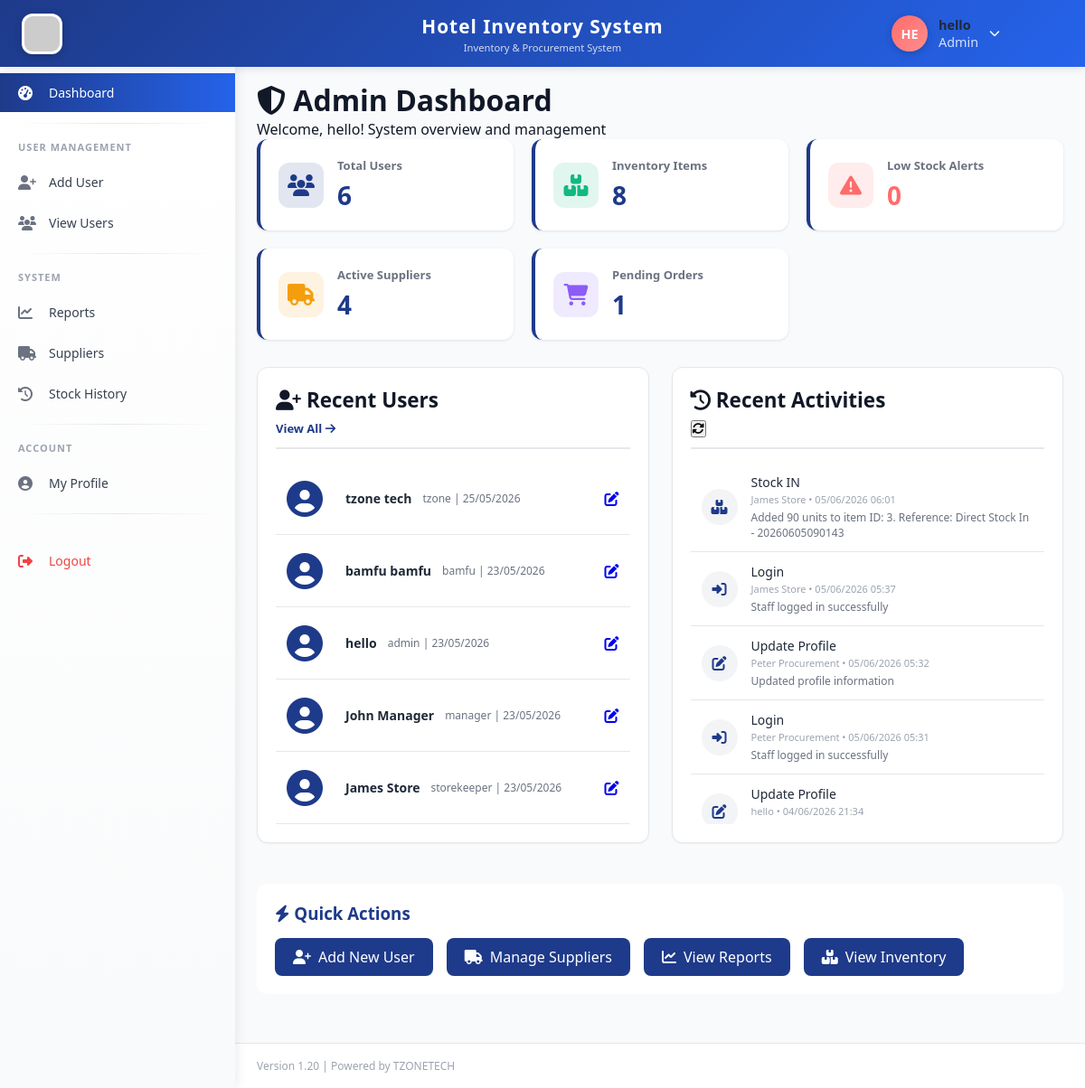
Page /admin/dashboard.php (signed in) on the committed database.
### tables this page shows
CREATE TABLE `users` (
  `id` int(11) NOT NULL,
  `fullname` varchar(100) NOT NULL,
  `username` varchar(50) NOT NULL,
  `password` varchar(255) NOT NULL,
  `email` varchar(100) NOT NULL,
  `phone` varchar(20) DEFAULT NULL,
  `role_id` int(11) NOT NULL,
  `status` enum('active','inactive') DEFAULT 'active',
  `created_at` timestamp NOT NULL DEFAULT current_timestamp(),
  `phone_verified` tinyint(4) DEFAULT 0,
  `reset_token` varchar(100) DEFAULT NULL,
  `reset_expires` datetime DEFAULT NULL,
  `profile_picture` varchar(255) DEFAULT NULL,
  `updated_at` timestamp NOT NULL DEFAULT current_timestamp() ON UPDATE current_timestamp()
);

CREATE TABLE `system_logs` (
  `id` int(11) NOT NULL,
  `user_id` int(11) DEFAULT NULL,
  `action` varchar(255) DEFAULT NULL,
  `details` text DEFAULT NULL,
  `ip_address` varchar(45) DEFAULT NULL,
  `created_at` timestamp NOT NULL DEFAULT current_timestamp()
);

### admin/dashboard.php (the view, shortened to what this page needs)
<?php
require_once '../includes/auth_check.php';
$stats = [];
$result = $db->query("SELECT COUNT(*) as count FROM users");
$stats['total_users'] = $result->fetch_assoc()['count'];
$result = $db->query("SELECT COUNT(*) as count FROM inventory_items WHERE status = 'active'");
$stats['total_items'] = $result->fetch_assoc()['count'];
$result = $db->query("SELECT COUNT(*) as count FROM inventory_items WHERE current_stock <= minimum_stock");
$stats['low_stock'] = $result->fetch_assoc()['count'];
$result = $db->query("SELECT COUNT(*) as count FROM suppliers WHERE status = 'active'");
$stats['total_suppliers'] = $result->fetch_assoc()['count'];
$result = $db->query("SELECT COUNT(*) as count FROM purchase_orders WHERE status = 'pending'");
$stats['pending_po'] = $result->fetch_assoc()['count'];
$recent_users = $db->query("SELECT id, fullname, username, email, created_at FROM users ORDER BY created_at DESC LIMIT 5")->fetch_all(MYSQLI_ASSOC);
$recent_activities = $db->query("SELECT l.*, u.fullname FROM system_logs l JOIN users u ON l.user_id = u.id ORDER BY l.created_at DESC LIMIT 10")->fetch_all(MYSQLI_ASSOC);
include '../templates/header.php';
include '../templates/sidebar.php';
?>
<div class="main-content">
    <div class="page-header">
        <h1><i class="fas fa-shield-alt"></i> Admin Dashboard</h1>
        <p>Welcome, <?php echo htmlspecialchars($_SESSION['fullname']); ?>! System overview and management</p>
    </div>
    <div class="stats-grid">
        <div class="stat-card">
            <div class="stat-icon" style="background: #1E3A8A20;">
                <i class="fas fa-users" style="color: #1E3A8A;"></i>
            </div>
            <div class="stat-info">
                <h3>Total Users</h3>
                <div class="stat-number"><?php echo $stats['total_users']; ?></div>
            </div>
        </div>
        <div class="stat-card">
            <div class="stat-icon" style="background: #10B98120;">
                <i class="fas fa-boxes" style="color: #10B981;"></i>
            </div>
            <div class="stat-info">
                <h3>Inventory Items</h3>
                <div class="stat-number"><?php echo $stats['total_items']; ?></div>
            </div>
        </div>
        <div class="stat-card">
            <div class="stat-icon" style="background: #FF6B6B20;">
                <i class="fas fa-exclamation-triangle" style="color: #FF6B6B;"></i>
            </div>
            <div class="stat-info">
                <h3>Low Stock Alerts</h3>
                <div class="stat-number" style="color: #FF6B6B;"><?php echo $stats['low_stock']; ?></div>
            </div>
        </div>
        <div class="stat-card">
            <div class="stat-icon" style="background: #F59E0B20;">
                <i class="fas fa-truck" style="color: #F59E0B;"></i>
            </div>
            <div class="stat-info">
                <h3>Active Suppliers</h3>
                <div class="stat-number"><?php echo $stats['total_suppliers']; ?></div>
            </div>
        </div>
        <div class="stat-card">
            <div class="stat-icon" style="background: #8B5CF620;">
                <i class="fas fa-shopping-cart" style="color: #8B5CF6;"></i>
            </div>
            <div class="stat-info">
                <h3>Pending Orders</h3>
                <div class="stat-number"><?php echo $stats['pending_po']; ?></div>
            </div>
        </div>
    </div>
    <div class="two-columns">
        <div class="card">
            <div class="card-header">
                <h3><i class="fas fa-user-plus"></i> Recent Users</h3>
                <a href="view_users.php" class="btn-link">View All <i class="fas fa-arrow-right"></i></a>
            </div>
            <div class="card-body">
                <div class="user-list">
                    <?php foreach($recent_users as $user): ?>
                        <div class="user-item">
                            <div class="user-avatar">
                                <i class="fas fa-user-circle"></i>
                            </div>
                            <div class="user-info">
                                <div class="user-name"><?php echo htmlspecialchars($user['fullname']); ?></div>
                                <div class="user-email"><?php echo htmlspecialchars($user['username']); ?> | <?php echo date('d/m/Y', strtotime($user['created_at'])); ?></div>
                            </div>
                            <div class="user-actions">
                                <a href="edit_user.php?id=<?php echo $user['id']; ?>" class="btn-icon">
                                    <i class="fas fa-edit"></i>
                                </a>
                            </div>
                        </div>
                    <?php endforeach; ?>
                </div>
            </div>
        </div>
        <div class="card">
            <div class="card-header">
                <h3><i class="fas fa-history"></i> Recent Activities</h3>
                <button onclick="refreshLogs()" class="btn-icon"><i class="fas fa-sync-alt"></i></button>
            </div>
            <div class="card-body">
                <div class="activity-list">
                    <?php foreach($recent_activities as $activity): ?>
                        <div class="activity-item">
                            <div class="activity-icon">
                                <?php
                                    $icon = 'fa-info-circle';
                                    if(strpos($activity['action'], 'Login') !== false) $icon = 'fa-sign-in-alt';
                                    elseif(strpos($activity['action'], 'Add') !== false) $icon = 'fa-plus-circle';
                                    elseif(strpos($activity['action'], 'Delete') !== false) $icon = 'fa-trash';
                                    elseif(strpos($activity['action'], 'Update') !== false) $icon = 'fa-edit';
                                    elseif(strpos($activity['action'], 'Stock') !== false) $icon = 'fa-boxes';
                                    else $icon = 'fa-bell';
                                ?>
                                <i class="fas <?php echo $icon; ?>"></i>
                            </div>
                            <div class="activity-details">
                                <div class="activity-action"><?php echo htmlspecialchars($activity['action']); ?></div>
                                <div class="activity-meta">
                                    <?php echo htmlspecialchars($activity['fullname']); ?> •
                                    <?php echo date('d/m/Y H:i', strtotime($activity['created_at'])); ?>
                                </div>
                                <?php if($activity['details']): ?>
                                    <div class="activity-detail"><?php echo htmlspecialchars($activity['details']); ?></div>
                                <?php endif; ?>
                            </div>
                        </div>
                    <?php endforeach; ?>
                </div>
            </div>
        </div>
    </div>
    <div class="quick-actions">
        <h3><i class="fas fa-bolt"></i> Quick Actions</h3>
        <div class="action-buttons">
            <a href="add_user.php" class="action-btn">
                <i class="fas fa-user-plus"></i> Add New User
            </a>
            <a href="../manager/suppliers.php" class="action-btn">
                <i class="fas fa-truck"></i> Manage Suppliers
            </a>
            <a href="../manager/reports.php" class="action-btn">
                <i class="fas fa-chart-line"></i> View Reports
            </a>
            <a href="../storekeeper/view_items.php" class="action-btn">
                <i class="fas fa-boxes"></i> View Inventory
            </a>
        </div>
    </div>
</div>
<?php include '../templates/footer.php'; ?>

### templates/header.php (shortened to what this page needs)
<!DOCTYPE html>
<html lang="en">
<head>
    <link rel="stylesheet" href="https://cdnjs.cloudflare.com/ajax/libs/font-awesome/6.4.0/css/all.min.css">
    <link rel="stylesheet" href="<?php echo APP_URL; ?>/assets/css/style.css">
</head>
<body>
    <div class="top-header">
        <div class="header-left">
            <img src="<?php echo APP_URL; ?>/assets/images/hotel.jpg" alt="Hotel Logo" class="logo-img" onerror="this.src='https://via.placeholder.com/45x45?text=H'">
        </div>
        <div class="header-center">
            <div class="app-title"><?php echo APP_NAME; ?></div>
            <div class="app-subtitle">Inventory & Procurement System</div>
        </div>
        <div class="header-right">
            <div class="user-info" id="userInfoBtn">
                <div class="user-avatar-circle" id="userAvatar">
                    <?php
                    $user_id = $_SESSION['user_id'] ?? 0;
                    $profile_pic = '';
                    $fullname = $_SESSION['fullname'] ?? 'User';
                    if ($user_id > 0 && isset($db)) {
                        $pic_sql = "SELECT profile_picture, fullname FROM users WHERE id = ?";
                        $pic_stmt = $db->prepare($pic_sql);
                        $pic_stmt->bind_param("i", $user_id);
                        $pic_stmt->execute();
                        $pic_result = $pic_stmt->get_result();
                        if ($pic_row = $pic_result->fetch_assoc()) {
                            $profile_pic = $pic_row['profile_picture'];
                            $fullname = $pic_row['fullname'];
                        }
                    }
                    $profile_pic_path = '';
                    if ($profile_pic_path && !empty($profile_pic)):
                    ?>
                        <img src="<?php echo $profile_pic_path; ?>?t=<?php echo time(); ?>" alt="Profile" id="headerProfileImg">
                    <?php else:
                        $name_parts = explode(' ', $fullname);
                        $initial = strtoupper(substr($name_parts[0], 0, 1));
                        if (isset($name_parts[1])) {
                            $initial .= strtoupper(substr($name_parts[1], 0, 1));
                        } else if (strlen($name_parts[0]) > 1) {
                            $initial .= strtoupper(substr($name_parts[0], 1, 1));
                        } else {
                            $initial .= strtoupper(substr($fullname, 0, 1));
                        }
                    ?>
                        <span id="headerInitials"><?php echo $initial; ?></span>
                    <?php endif; ?>
                </div>
                <div class="user-details">
                    <span class="user-name" id="headerUserName"><?php echo htmlspecialchars($fullname); ?></span>
                    <span class="user-role"><?php echo $_SESSION['role'] ?? 'Guest'; ?></span>
                </div>
                <i class="fas fa-chevron-down" style="font-size: 12px;"></i>
            </div>
        </div>
    </div>

### rows in the picture
users: fullname "HE", fullname "hello", username "admin", created_at "23/05/2026"
users: fullname "tzone tech", username "tzone", created_at "25/05/2026"
users: fullname "bamfu bamfu", username "bamfu", created_at "23/05/2026"
users: fullname "John Manager", username "manager", created_at "23/05/2026"
users: fullname "James Store", username "storekeeper", created_at "23/05/2026"
system_logs: action "Stock IN", user.fullname "James Store", created_at "05/06/2026 06:01", details "Added 90 units to item ID: 3. Reference: Direct Stock In - 20260605090143"
system_logs: action "Login", user.fullname "James Store", created_at "05/06/2026 05:37", details "Staff logged in successfully"
system_logs: action "Update Profile", user.fullname "Peter Procurement", created_at "05/06/2026 05:32", details "Updated profile information"
system_logs: action "Login", user.fullname "Peter Procurement", created_at "05/06/2026 05:31", details "Staff logged in successfully"
system_logs: action "Update Profile", user.fullname "hello", created_at "04/06/2026 21:34"

### other values in the picture
APP_NAME "Hotel Inventory System"
$_SESSION['role'] "Admin"
$_SESSION['fullname'] "hello"
$stats['total_users'] "6"
$stats['total_items'] "8"
$stats['low_stock'] "0"
$stats['total_suppliers'] "4"
$stats['pending_po'] "1"
